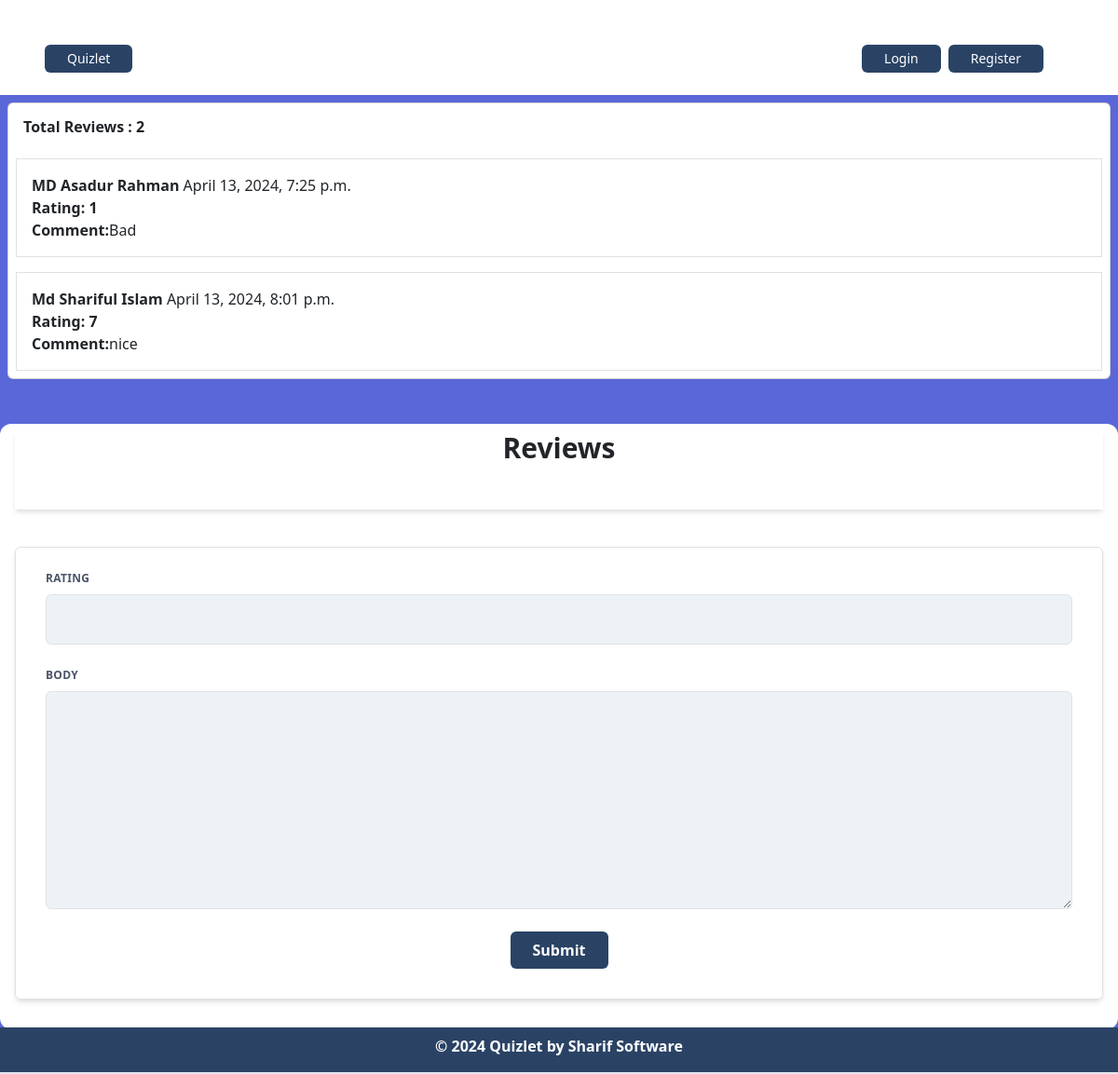
The app's page /quiz/1/ with its own data.
### quiz/models.py (models this page shows, shortened)
class Rating(models.Model):
    reviewer = models.ForeignKey(UserAccount, on_delete = models.CASCADE)
    quiz = models.ForeignKey(Quiz, on_delete = models.CASCADE)
    body = models.TextField()
    created = models.DateTimeField(auto_now_add = True)
    rating = models.PositiveIntegerField(
        validators=[MinValueValidator(1), MaxValueValidator(7)],
        blank=True,
        null=True
    )
    class Meta:
        unique_together = ['reviewer', 'quiz']

### account/models.py (models this page shows, shortened)
class UserAccount(models.Model):
    user= models.OneToOneField(User, related_name='account', on_delete= models.CASCADE )
    birth_date = models.DateField(null=True, blank=True)
    gender = models.CharField(max_length=10, choices=GENDER_TYPE)

### quizlet/views.py (the view)
# urls.py: path('quiz/<int:id>/', views.review, name='reviews'),
def review(request,id):
    quiz_detail= Quiz.objects.get(id=id)
    quizreview=Rating.objects.filter(quiz=quiz_detail)
    if request.method=='POST':
        form=RatingForm(request.POST)
        if form.is_valid():
            try:
                newReview=form.save(commit=False)
                newReview.quiz=quiz_detail
                newReview.reviewer = request.user.account
                newReview.save()
            except IntegrityError:
                messages.error(request, "You have already reviewed this quiz!")
    else:
         form=RatingForm()
    return render(request,'reviews.html',{'form':form,'Reviews':quizreview})

### quiz/forms.py
class RatingForm(forms.ModelForm):
    class Meta:
        model = Rating
        fields = ['body', 'rating']
    def __init__(self, *args, **kwargs):
        super().__init__(*args, **kwargs)
        for field in self.fields:
            self.fields[field].widget.attrs.update({
                'class' : (
                    'appearance-none block w-full bg-gray-200 '
                    'text-gray-700 border border-gray-200 rounded '
                    'py-3 px-4 leading-tight focus:outline-none '
                    'focus:bg-white focus:border-gray-500'
                )
            })

### templates/reviews.html (shortened to what this page needs)
{% extends "base.html" %}
{% block body %}
<div>
    <div class="card m-2">
        <h2 class="p-3 fw-bold">Total Reviews : {{Reviews | length}}</h2>
        {% for Review in Reviews %}
        <div class="card-body border m-2">
            <p><b>{{Review.reviewer.user.first_name}} {{Review.reviewer.user.last_name}}</b> {{Review.created}}</p>
            <p><b>Rating: {{Review.rating}}</b></p>
            <p><b>Comment:</b>{{Review.body}}</p>
        </div>
        {% endfor %}
    </div>
    <div class="py-2 px-3 rounded-xl bg-white mt-12">
        <h1 class="font-bold text-3xl text-center pb-5 shadow-md">Reviews</h1>
        <div class="w-full mt-10">
            <form method="post" class="shadow-md border border-gray-200 rounded px-8 pt-6 pb-8 mb-4">
                <div class="mb-4">
                    <label class="block uppercase tracking-wide text-gray-700 text-xs font-bold mb-2" for="{{ form.name.id_for_label }}">
                        {{ form.rating.label }}
                    </label> {{ form.rating }}
                </div>
                <div class="mb-4">
                    <label class="block uppercase tracking-wide text-gray-700 text-xs font-bold mb-2" for="{{ form.password.id_for_label }}">
                        {{ form.body.label }}
                    </label> {{ form.body }}
                </div>
                <div class="flex items-center justify-center w-full">
                    <button class="bg-blue-900 hover:bg-blue-700 text-white font-bold py-2 px-4 rounded focus:outline-none focus:shadow-outline" type="submit">
                        Submit
                    </button>
                </div>
            </form>
        </div>
    </div>
</div>
{% endblock %}

### records on screen
Rating: reviewer.user.first_name "MD Asadur", reviewer.user.last_name "Rahman", created "April 13, 2024, 7:25 p.m.", rating "1", body "Bad"
Rating: reviewer.user.first_name "Md Shariful", reviewer.user.last_name "Islam", created "April 13, 2024, 8:01 p.m.", rating "7", body "nice"

### other values on screen
{{ Reviews | length }} "2"
